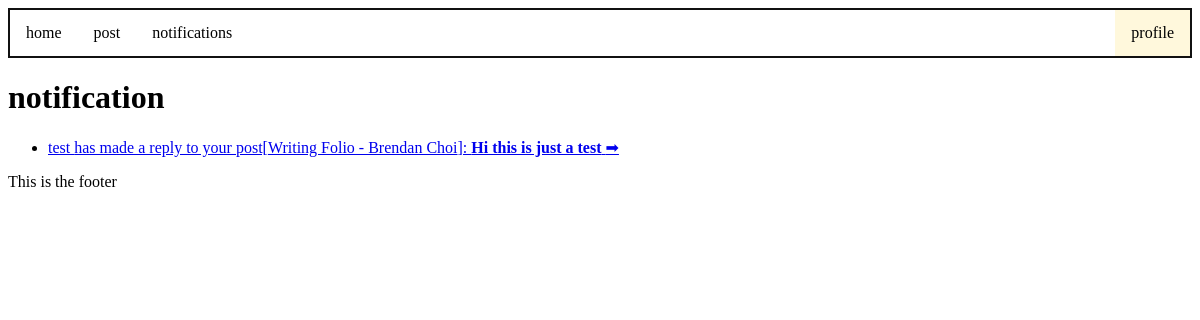
The page /noti (signed in) on the database as committed earlier.
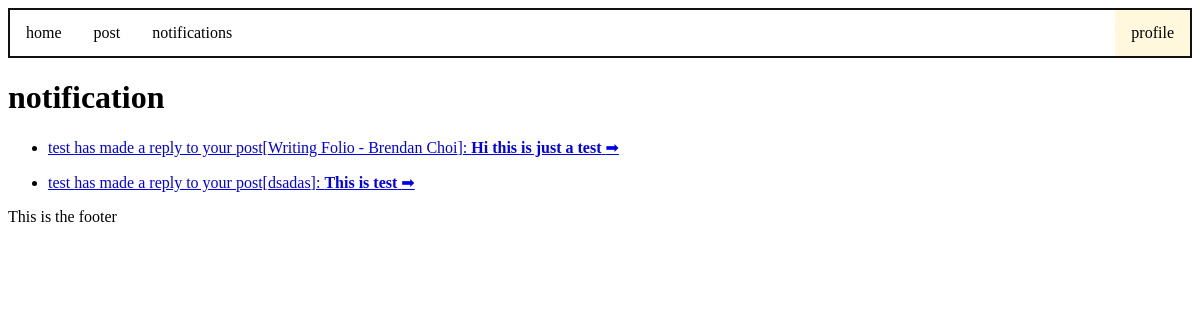
The same page on the database as committed later.
### models.py (models this page shows)
class Notification(db.Model):
    __tablename__ = 'Notification'
    id = db.Column(db.Integer, primary_key=True)
    sender = db.Column(db.Text)
    content = db.Column(db.Text)
    user_id = db.Column(db.Integer, db.ForeignKey('User.id'), nullable = False)
    post_id = db.Column(db.Integer, db.ForeignKey('Post.id'), nullable = False)
    users_notification = db.relationship('User', back_populates='notifications_user')
    posts_notification = db.relationship('Post', back_populates='notifications_post')

class Post(db.Model):
    __tablename__ = 'Post'
    id = db.Column(db.Integer, primary_key=True)
    title = db.Column(db.Text)
    discussion = db.Column(db.Text)
    date = db.Column(db.Integer)
    comments = db.Column(db.Integer)
    user_id = db.Column(db.Integer, db.ForeignKey('User.id'))
    post_user = db.relationship('User', back_populates='user_post')
    replies_post = db.relationship('Reply', secondary=PostReply, back_populates='posts_reply')
    categories_post = db.relationship('Category', secondary=PostCategory, back_populates='posts_category')
    notifications_post = db.relationship('Notification', back_populates='posts_notification')
    posts = db.relationship('Comment', back_populates='user')

### main.py (the view)
@app.route('/noti', methods=['GET', 'POST'])
def noti():
    if g.logged_in_user == None:
        return redirect(url_for('user'))
    else:
        Noti = models.Notification.query.filter_by(user_id = session['logged_in_user']).all()
        return render_template('noti.html', noti=Noti, title='noti')

### main.py (called while the page is built)
@app.before_request
def before_request():
    g.logged_in_user = None
    if 'logged_in_user' in session:
        g.logged_in_user = session['logged_in_user']

### templates/noti.html
{% extends 'layout.html' %}
{% block content %}
<h1>notification</h1>
{% for notification in noti %}
    <ul>
        <li><a href="/comment/{{notification.posts_notification.id}}">{{notification.sender}} has made a reply to your post[{{notification.posts_notification.title}}]:
            <strong>{{notification.content}}</strong>
            ➡</a>
        </li>
    </ul>
{% endfor %}
{% endblock %}

Rows that differ between the two databases and show on the page:
added Notification: sender "test", posts_notification "dsadas", content "This is test"
